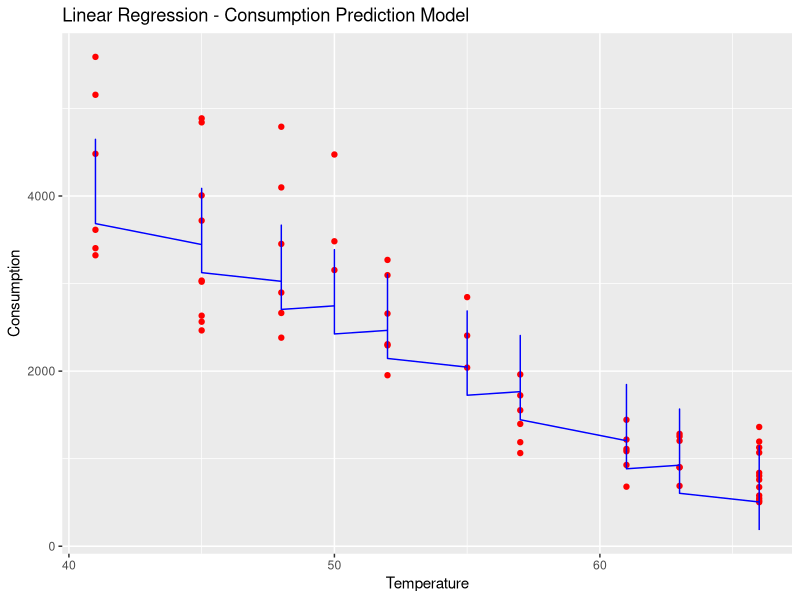

Source code (R): (Note: this script raises an error after producing the figure.)
# Polynomial Regression

# Importing the dataset
dataset = read.csv('Data.csv')

# Splitting the dataset into the Training set and Test set
library(caTools)
set.seed(123)
split = sample.split(dataset$Consumption, SplitRatio = 0.80)
training_set = subset(dataset, split == TRUE)
test_set = subset(dataset, split == FALSE)

# Fitting Linear Regression to the dataset
lin_reg = lm(formula = Consumption ~ .,
             data = training_set)
summary(lin_reg)

lin_reg = lm(formula = Consumption ~ Temp + Bedrooms,
             data = training_set)
summary(lin_reg)


# Predicting the Test set results
y_pred = predict(lin_reg, newdata = test_set)

# Visualising the Linear Regression results
# install.packages('ggplot2')
library(ggplot2)
ggplot() +
  geom_point(aes(x = dataset$Temp, y = dataset$Consumption),
             colour = 'red') +
  geom_line(aes(x = dataset$Temp, y = predict(lin_reg, newdata = dataset)),
            colour = 'blue') +
  ggtitle('Linear Regression - Consumption Prediction Model') +
  xlab('Temperature') +
  ylab('Consumption')

# Fitting Polynomial Regression to the dataset
dataset$Temp2 = dataset$Temp^2
dataset$Temp3 = dataset$Temp^3
poly_reg = polym(formula = Consumption ~  Temp + Temp2 + Temp3 ,
              data = dataset)


# Visualising the Polynomial Regression results
# install.packages('ggplot2')
library(ggplot2)
ggplot() +
  geom_point(aes(x = dataset$Temp, y = dataset$Consumption),
             colour = 'red') +
  geom_line(aes(x = dataset$Temp, y = predict(poly_reg, newdata = dataset)),
            colour = 'blue') +
  ggtitle('Polynomial Regression - Consumption Prediction Model') +
  xlab('Temperature') +
  ylab('Consumption')

# Visualising the Regression Model results (for higher resolution and smoother curve)
# install.packages('ggplot2')
library(ggplot2)
x_grid = seq(min(dataset$Temp), max(dataset$Temp), 0.1)
ggplot() +
  geom_point(aes(x = dataset$Temp, y = dataset$Consumption),
             colour = 'red') +
  geom_line(aes(x = x_grid, y = predict(poly_reg,
                                        newdata = data.frame(Temp = x_grid,
                                                             Temp2 = x_grid^2,
                                                             Temp3 = x_grid^3))),
            colour = 'blue') +
  ggtitle('Polynomial Regression - Consumption Prediction Model') +
  xlab('Temperature') +
  ylab('Consumption')

# Predicting a new result with Linear Regression
predict(lin_reg, data.frame(Temp = 51, Bedrooms = 3))

# Predicting a new result with Polynomial Regression
predict(poly_reg, data.frame(Level = 6.5,
                             Level2 = 6.5^2,
                             Level3 = 6.5^3,
                             Level4 = 6.5^4))
